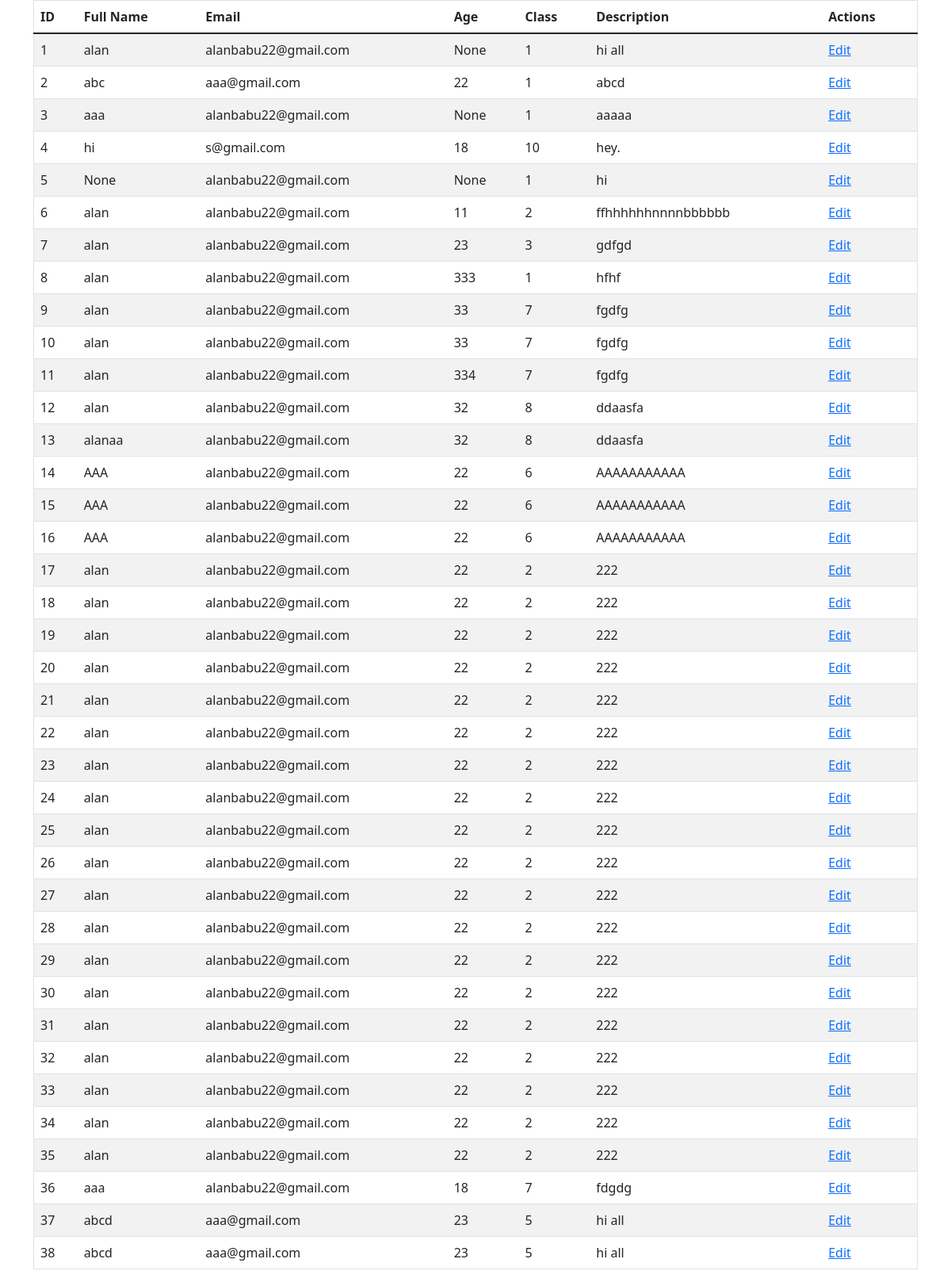
Page /list/ on the committed database.
### myapp/models.py (models this page shows)
class Student(models.Model):
    full_Name = models.CharField(
        max_length=50,
        blank=False,
        null=True,
    )
    email = models.EmailField(
        max_length=100,
        blank=False,
        null=True,
        validators=[gmail_validation],
    )
    age = models.IntegerField(
        blank=False,
        null=True,
    )
    Class = models.CharField(
        max_length = 20,
        choices = CLASS_CHOICES,
        default = '1'
        )
    description = models.TextField()

### myapp/views.py (the view)
# urls.py: path('list/', views.StudentListDetails.as_view(), name="list-student"),
class StudentListDetails(ListView):
    template_name = "myapp/student-list.html"
    context_object_name = "records"
    queryset = Student.objects.all()

### myapp/templates/myapp/student-list.html (shortened to what this page needs)
<!DOCTYPE html>
<html lang="en">
<head>
    <link href="https://cdn.jsdelivr.net/npm/bootstrap@5.1.3/dist/css/bootstrap.min.css" rel="stylesheet">
</head>
<body>
    <div class="container m=5">
    <table border="1" class="table table-striped table-hover ">
        <thead>
            <tr>
                <th>ID</th>
                <th>Full Name</th>
                <th>Email</th>
                <th>Age</th>
                <th>Class</th>
                <th>Description</th>
                <th>Actions</th>
            </tr>
        </thead>
        <tbody>
            {% for a in records %}
            <tr>
                <td>{{ a.id }}</td>
                <td>{{ a.full_Name }}</td>
                <td>{{ a.email }}</td>
                <td>{{ a.age }}</td>
                <td>{{ a.Class }}</td>
                <td>{{ a.description}}</td>
                <td><a href="{% url 'update-student' id=a.id %}">Edit</a></td>
            </tr>
            {% endfor %}
        </tbody>
    </table>
  </div>
</body>
</html>

### rows in the picture
Student: id "1", full_Name "alan", email "alanbabu22@gmail.com", age "None", Class "1", description "hi all"
Student: id "2", full_Name "abc", email "aaa@gmail.com", age "22", Class "1", description "abcd"
Student: id "3", full_Name "aaa", email "alanbabu22@gmail.com", age "None", Class "1", description "aaaaa"
Student: id "4", full_Name "hi", email "s@gmail.com", age "18", Class "10", description "hey."
Student: id "5", full_Name "None", email "alanbabu22@gmail.com", age "None", Class "1", description "hi"
Student: id "6", full_Name "alan", email "alanbabu22@gmail.com", age "11", Class "2", description "ffhhhhhhnnnnbbbbbb"
Student: id "7", full_Name "alan", email "alanbabu22@gmail.com", age "23", Class "3", description "gdfgd"
Student: id "8", full_Name "alan", email "alanbabu22@gmail.com", age "333", Class "1", description "hfhf"
Student: id "9", full_Name "alan", email "alanbabu22@gmail.com", age "33", Class "7", description "fgdfg"
Student: id "10", full_Name "alan", email "alanbabu22@gmail.com", age "33", Class "7", description "fgdfg"
Student: id "11", full_Name "alan", email "alanbabu22@gmail.com", age "334", Class "7", description "fgdfg"
Student: id "12", full_Name "alan", email "alanbabu22@gmail.com", age "32", Class "8", description "ddaasfa"
Student: id "13", full_Name "alanaa", email "alanbabu22@gmail.com", age "32", Class "8", description "ddaasfa"
Student: id "14", full_Name "AAA", email "alanbabu22@gmail.com", age "22", Class "6", description "AAAAAAAAAAA"
Student: id "15", full_Name "AAA", email "alanbabu22@gmail.com", age "22", Class "6", description "AAAAAAAAAAA"
Student: id "16", full_Name "AAA", email "alanbabu22@gmail.com", age "22", Class "6", description "AAAAAAAAAAA"
Student: id "17", full_Name "alan", email "alanbabu22@gmail.com", age "22", Class "2", description "222"
Student: id "18", full_Name "alan", email "alanbabu22@gmail.com", age "22", Class "2", description "222"
Student: id "19", full_Name "alan", email "alanbabu22@gmail.com", age "22", Class "2", description "222"
Student: id "20", full_Name "alan", email "alanbabu22@gmail.com", age "22", Class "2", description "222"
Student: id "21", full_Name "alan", email "alanbabu22@gmail.com", age "22", Class "2", description "222"
Student: id "22", full_Name "alan", email "alanbabu22@gmail.com", age "22", Class "2", description "222"
Student: id "23", full_Name "alan", email "alanbabu22@gmail.com", age "22", Class "2", description "222"
Student: id "24", full_Name "alan", email "alanbabu22@gmail.com", age "22", Class "2", description "222"
Student: id "25", full_Name "alan", email "alanbabu22@gmail.com", age "22", Class "2", description "222"
Student: id "26", full_Name "alan", email "alanbabu22@gmail.com", age "22", Class "2", description "222"
Student: id "27", full_Name "alan", email "alanbabu22@gmail.com", age "22", Class "2", description "222"
Student: id "28", full_Name "alan", email "alanbabu22@gmail.com", age "22", Class "2", description "222"
Student: id "29", full_Name "alan", email "alanbabu22@gmail.com", age "22", Class "2", description "222"
Student: id "30", full_Name "alan", email "alanbabu22@gmail.com", age "22", Class "2", description "222"
Student: id "31", full_Name "alan", email "alanbabu22@gmail.com", age "22", Class "2", description "222"
Student: id "32", full_Name "alan", email "alanbabu22@gmail.com", age "22", Class "2", description "222"
Student: id "33", full_Name "alan", email "alanbabu22@gmail.com", age "22", Class "2", description "222"
Student: id "34", full_Name "alan", email "alanbabu22@gmail.com", age "22", Class "2", description "222"
Student: id "35", full_Name "alan", email "alanbabu22@gmail.com", age "22", Class "2", description "222"
Student: id "36", full_Name "aaa", email "alanbabu22@gmail.com", age "18", Class "7", description "fdgdg"
Student: id "37", full_Name "abcd", email "aaa@gmail.com", age "23", Class "5", description "hi all"
Student: id "38", full_Name "abcd", email "aaa@gmail.com", age "23", Class "5", description "hi all"
